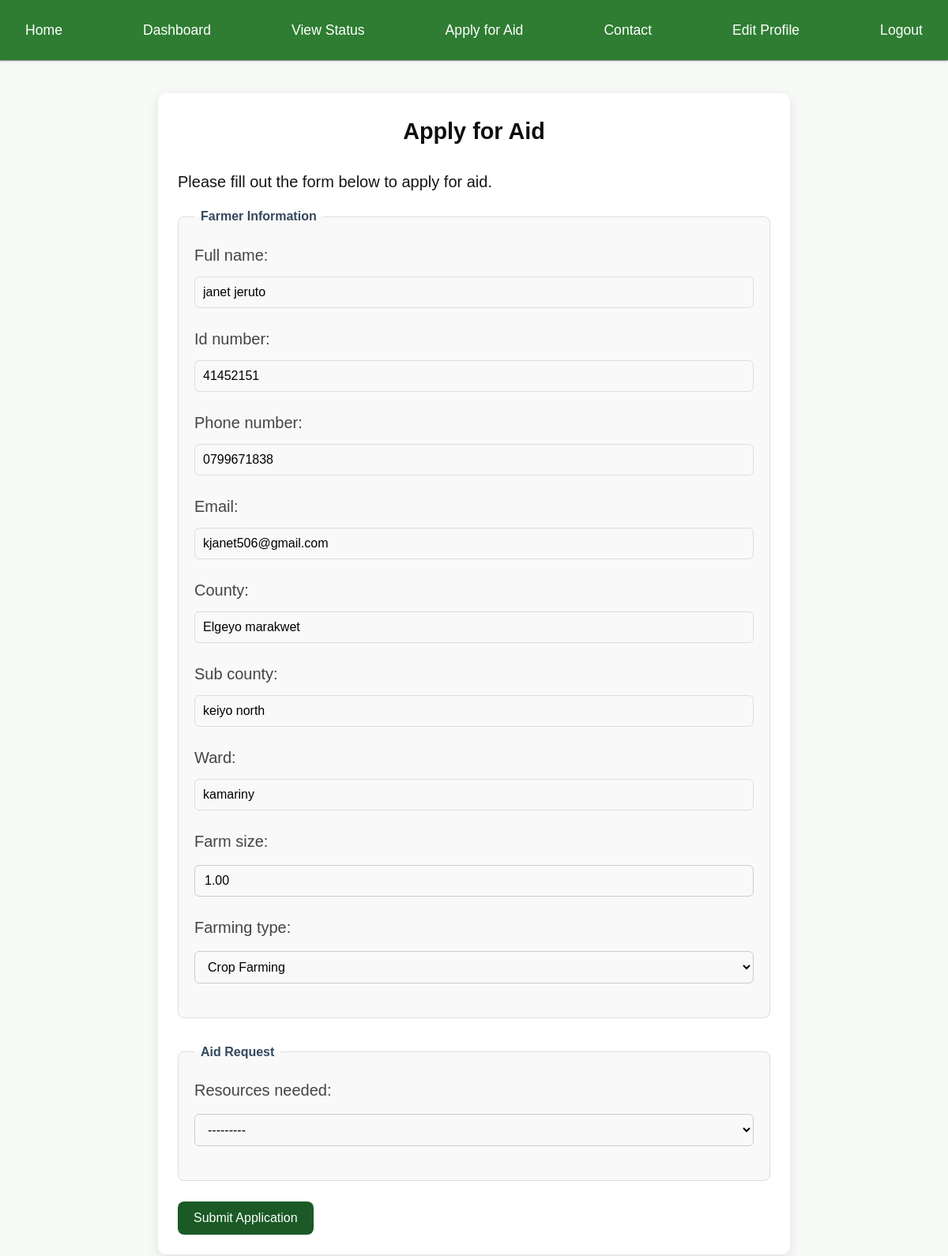
Page /apply/ (signed in) on the earlier database version.
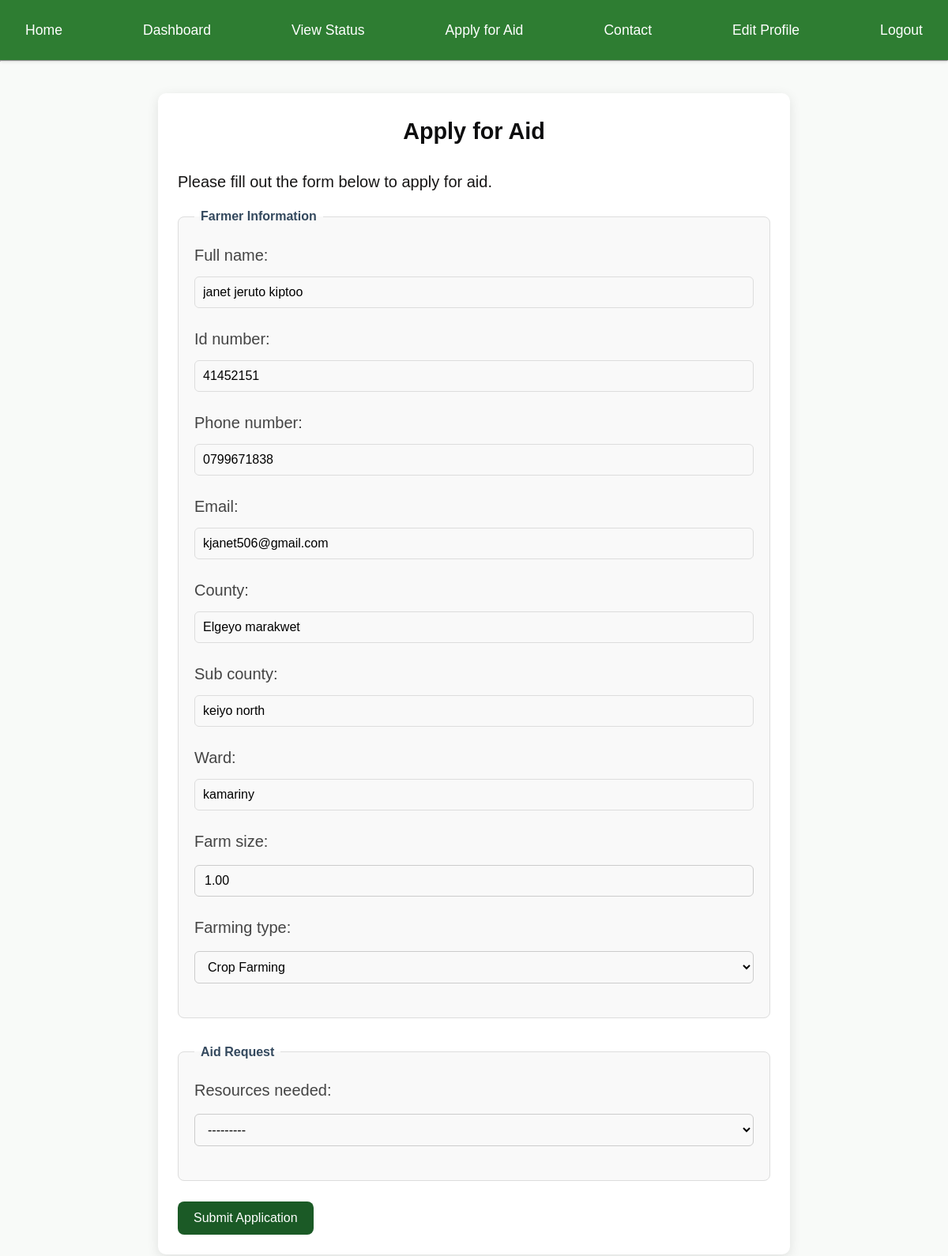
Same page on the later database version.
### core/models.py (models this page shows, shortened)
class Farmer(models.Model):
    user = models.OneToOneField(User, on_delete=models.CASCADE, null=True, blank=True)
    full_name = models.CharField(max_length=200)
    id_number = models.CharField(max_length=50, unique=True)
    phone_number = models.CharField(max_length=20)
    email = models.EmailField(blank=True, null=True)
    county = models.CharField(max_length=100)
    sub_county = models.CharField(max_length=100)
    ward = models.CharField(max_length=100)
    farm_size = models.DecimalField(max_digits=10, decimal_places=2)
    farming_type = models.CharField(
        max_length=50,
        choices=[
            ('crop', 'Crop Farming'),
            ('livestock', 'Livestock Farming'),
            ('mixed', 'Mixed Farming'),
        ], blank=True,
    null=True
    )
    latitude = models.DecimalField(max_digits=9, decimal_places=6, blank=True, null=True)
    longitude = models.DecimalField(max_digits=9, decimal_places=6, blank=True, null=True)
    created_at = models.DateTimeField(auto_now_add=True)

### core/views.py (the view)
# urls.py: path("apply/", views.apply_aid, name="apply_aid"),
@login_required
def apply_aid(request):
    farmer = Farmer.objects.filter(user=request.user).first()
    if request.method == "POST":
        farmer_form = FarmerForm(request.POST, instance=farmer)
        aid_form = AidApplicationForm(request.POST)
        if farmer_form.is_valid():
            farmer = farmer_form.save(commit=False)
            farmer.user = request.user
            farmer.save()
            messages.success(request, "Farmer profile saved successfully ✅")
        else:
            messages.error(request, "Please correct the farmer info errors.")
        if farmer and aid_form.is_valid():
            resource = aid_form.cleaned_data["resources_needed"]
            existing_application = AidApplication.objects.filter(
                farmer=farmer,
                resources_needed=resource
            ).exclude(status="rejected").exists()
            if existing_application:
                messages.error(
                    request,
                    f"You already have an active application for {resource}. Please wait for it to be processed."
                )
            else:
                aid_application = aid_form.save(commit=False)
                aid_application.farmer = farmer
                aid_application.save()
                messages.success(request, "Aid application submitted successfully ✅")
            return redirect("dashboard")  # after submission, go to dashboard
    else:
        farmer_form = FarmerForm(instance=farmer)
        aid_form = AidApplicationForm()
    return render(
        request,
        "core/apply_aid.html",
        {"farmer_form": farmer_form, "aid_form": aid_form, "farmer": farmer}
    )

### core/forms.py
class FarmerForm(forms.ModelForm):
    class Meta:
        model = Farmer
        fields = [
            "full_name",
            "id_number",
            "phone_number",
            "email",
            "county",
            "sub_county",
            "ward",
            "farm_size",
            "farming_type",
        ]
        widgets = {
            "full_name": forms.TextInput(attrs={"class": "form-control"}),
            "id_number": forms.TextInput(attrs={"class": "form-control"}),
            "phone_number": forms.TextInput(attrs={"class": "form-control"}),
            "email": forms.EmailInput(attrs={"class": "form-control"}),
            "county": forms.TextInput(attrs={"class": "form-control"}),
            "sub_county": forms.TextInput(attrs={"class": "form-control"}),
            "ward": forms.TextInput(attrs={"class": "form-control"}),
            "farm_size": forms.NumberInput(attrs={"class": "form-control"}),
            "farming_type": forms.Select(attrs={"class": "form-control"}),
        }

### core/templates/core/apply_aid.html (shortened to what this page needs)
{% extends "base.html" %}
{% block content %}
<div class="apply-aid-container">
    <h2>Apply for Aid</h2>
    <p>Please fill out the form below to apply for aid.</p>
    <form method="POST" class="apply-form">
        <div class="form-sections">
            <fieldset class="form-box">
                <legend>Farmer Information</legend>
                {{ farmer_form.as_p }}
            </fieldset>
            <fieldset class="form-box">
                <legend>Aid Request</legend>
                {{ aid_form.as_p }}
            </fieldset>
        </div><br>
        <div class="form-actions">
            <button type="submit" class="btn-submit">Submit Application</button>
        </div>
    </form>
</div>
{% endblock %}

Differences in the rows shown:
changed Farmer "kjanet506@gmail.com": full_name "janet jeruto" → "janet jeruto kiptoo"
